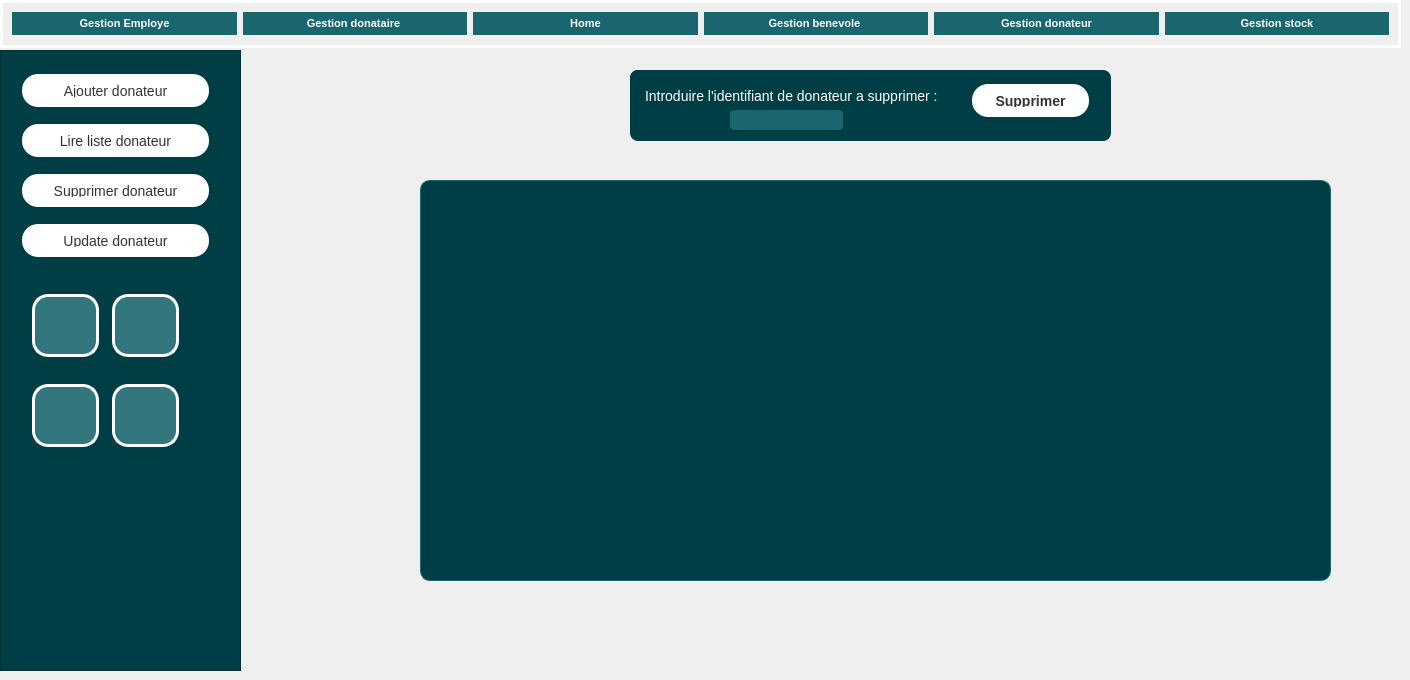
    <widget class="QWidget" name="page_4">
     <widget class="QFrame" name="upper_bar_2">
      <property name="geometry">
       <rect>
        <x>0</x>
        <y>0</y>
        <width>1401</width>
        <height>48</height>
       </rect>
      </property>
      <property name="styleSheet">
       <string notr="true">QFrame {
  
   border: 3px solid white
 ;
}</string>
      </property>
      <property name="frameShape">
       <enum>QFrame::StyledPanel</enum>
      </property>
      <property name="frameShadow">
       <enum>QFrame::Raised</enum>
      </property>
      <layout class="QHBoxLayout" name="horizontalLayout_6">
       <item>
        <widget class="QPushButton" name="button_g_emp_2">
         <property name="styleSheet">
          <string notr="true">QPushButton
{
	background-color: #19666f ;
	color: #fff;
	font-size: 11px;
	font-weight: bold;
	border: none;
	border-radius: 25px;
	padding: 5px;

}


QPushButton::disabled
{
	background-color: #5c5c5c;

}


QPushButton::pressed
{
	background-color: #EF829B;

}
QPushButton:hover {
   background-color: #EF829B;
}</string>
         </property>
         <property name="text">
          <string>Gestion Employe</string>
         </property>
         <property name="icon">
          <iconset resource="res.qrc">
           <normaloff>:/ico/icons/users.svg</normaloff>:/ico/icons/users.svg</iconset>
         </property>
        </widget>
       </item>
       <item>
        <widget class="QPushButton" name="button_g_donataire_2">
         <property name="styleSheet">
          <string notr="true">QPushButton
{
	background-color: #19666f;
	color: #fff;
    font:&quot;Arial&quot;;
	font-size: 11px;
	font-weight: bold;
	border: none;
	border-radius: 25px;
	padding: 5px;

}


QPushButton::disabled
{
	background-color: #5c5c5c;

}


QPushButton::pressed
{
	background-color: #EF829B;

}
QPushButton:hover {
   background-color: #EF829B;
}</string>
         </property>
         <property name="text">
          <string>Gestion donataire </string>
         </property>
         <property name="icon">
          <iconset resource="res.qrc">
           <normaloff>:/ico/icons/truck.svg</normaloff>:/ico/icons/truck.svg</iconset>
         </property>
        </widget>
       </item>
       <item>
        <widget class="QPushButton" name="button_home_2">
         <property name="styleSheet">
          <string notr="true">QPushButton
{
	background-color: #19666f;
	color: #fff;
	font-size: 11px;
	font-weight: bold;
	border: none;
	border-radius: 25px;
	padding: 5px;

}


QPushButton::disabled
{
	background-color: #5c5c5c;

}


QPushButton::pressed
{
	background-color: #EF829B;

}
QPushButton:hover {
   background-color: #EF829B;
}</string>
         </property>
         <property name="text">
          <string>Home</string>
         </property>
         <property name="icon">
          <iconset resource="res.qrc">
           <normaloff>:/ico/icons/home.svg</normaloff>:/ico/icons/home.svg</iconset>
         </property>
        </widget>
       </item>
       <item>
        <widget class="QPushButton" name="button_g_benevole_2">
         <property name="enabled">
          <bool>true</bool>
         </property>
         <property name="styleSheet">
          <string notr="true">QPushButton
{
	background-color: #19666f;
	color: #fff;
	font-size: 11px;
	font-weight: bold;
	border: none;
	border-radius: 25px;
	padding: 5px;

}


QPushButton::disabled
{
	background-color: #5c5c5c;

}


QPushButton::pressed
{
	background-color: #EF829B;

}
QPushButton:hover {
   background-color: #EF829B;
}</string>
         </property>
         <property name="text">
          <string>Gestion benevole </string>
         </property>
         <property name="icon">
          <iconset resource="res.qrc">
           <normaloff>:/ico/icons/heart.svg</normaloff>:/ico/icons/heart.svg</iconset>
         </property>
        </widget>
       </item>
       <item>
        <widget class="QPushButton" name="button_g_donateur_2">
         <property name="styleSheet">
          <string notr="true">QPushButton
{
	background-color: #19666f;
	color: #fff;
	font-size: 11px;
	font-weight: bold;
	border: none;
	border-radius: 25px;
	padding: 5px;

}


QPushButton::disabled
{
	background-color: #5c5c5c;

}


QPushButton::pressed
{
	background-color: #EF829B;

}
QPushButton:hover {
   background-color: #EF829B;
}</string>
         </property>
         <property name="text">
          <string>Gestion donateur</string>
         </property>
         <property name="icon">
          <iconset resource="res.qrc">
           <normaloff>:/ico/icons/activity.svg</normaloff>:/ico/icons/activity.svg</iconset>
         </property>
        </widget>
       </item>
       <item>
        <widget class="QPushButton" name="button_g_stock_2">
         <property name="styleSheet">
          <string notr="true">QPushButton
{
	background-color: #19666f;
	color: #fff;
	font-size: 11px;
	font-weight: bold;
	border: none;
	border-radius: 25px;
	padding: 5px;

}


QPushButton::disabled
{
	background-color: #5c5c5c;

}


QPushButton::pressed
{
	background-color: #EF829B;

}
QPushButton:hover {
   background-color: #EF829B;
}</string>
         </property>
         <property name="text">
          <string>Gestion stock</string>
         </property>
         <property name="icon">
          <iconset resource="res.qrc">
           <normaloff>:/ico/icons/archive.svg</normaloff>:/ico/icons/archive.svg</iconset>
         </property>
        </widget>
       </item>
      </layout>
     </widget>
     <widget class="QFrame" name="side_bar_2">
      <property name="geometry">
       <rect>
        <x>0</x>
        <y>50</y>
        <width>241</width>
        <height>621</height>
       </rect>
      </property>
      <property name="styleSheet">
       <string notr="true">QFrame {
   background-color:#003e46;
   font-size: 14px;
   padding: 20px;
   border-radius: 1
0px;
 
}

QFrame QListWidget {
   background-color: transparent;
   color: #333;
   font-size: 14px;
   padding: 20px;
}

QFrame QListWidget::item {
   padding: 10px;
   border-bottom: 1px solid #ddd;
}

QFrame QListWidget::item:selected {
   background-color: #007aff;
   color: #fff;
}

QFrame QListWidget::item:hover {
   background-color: #ddd;
}

QFrame QLabel {
   font-size: 18px;
   font-weight: bold;
   color: #333;
   margin-bottom: 20px;
}</string>
      </property>
      <property name="frameShape">
       <enum>QFrame::StyledPanel</enum>
      </property>
      <property name="frameShadow">
       <enum>QFrame::Raised</enum>
      </property>
      <widget class="QPushButton" name="button_side_ajouter_2">
       <property name="geometry">
        <rect>
         <x>20</x>
         <y>20</y>
         <width>191</width>
         <height>41</height>
        </rect>
       </property>
       <property name="styleSheet">
        <string notr="true">QPushButton {
   background-color: #fff;
   border: none;
   color: #333;
   padding: 10px 20px;
   text-align: center;
   text-decoration: none;
   display: inline-block;
   font-size: 14px;
   margin: 4px 2px;
   cursor: pointer;
   border-radius: 16px;

}

QPushButton:hover {
   background-color: #EF829B;
}</string>
       </property>
       <property name="text">
        <string>Ajouter donateur</string>
       </property>
       <property name="icon">
        <iconset>
         <normaloff>icons/add.png</normaloff>icons/add.png</iconset>
       </property>
       <property name="iconSize">
        <size>
         <width>25</width>
         <height>25</height>
        </size>
       </property>
      </widget>
      <widget class="QPushButton" name="button_side_lire_2">
       <property name="geometry">
        <rect>
         <x>20</x>
         <y>70</y>
         <width>191</width>
         <height>41</height>
        </rect>
       </property>
       <property name="styleSheet">
        <string notr="true">QPushButton {
   background-color: #fff;
   border: none;
   color: #333;
   padding: 10px 20px;
   text-align: center;
   text-decoration: none;
   display: inline-block;
   font-size: 14px;
   margin: 4px 2px;
   cursor: pointer;
   border-radius: 16px;

}

QPushButton:hover {
   background-color: #EF829B;
}

QPushButton::pressed
{
	background-color: #EF829B;

}</string>
       </property>
       <property name="text">
        <string>Lire liste donateur</string>
       </property>
       <property name="icon">
        <iconset>
         <normaloff>icons/icons8-read-80.png</normaloff>icons/icons8-read-80.png</iconset>
       </property>
       <property name="iconSize">
        <size>
         <width>25</width>
         <height>25</height>
        </size>
       </property>
      </widget>
      <widget class="QPushButton" name="button_side_supp_2">
       <property name="geometry">
        <rect>
         <x>20</x>
         <y>120</y>
         <width>191</width>
         <height>41</height>
        </rect>
       </property>
       <property name="styleSheet">
        <string notr="true">QPushButton {
   background-color: #fff;
   border: none;
   color: #333;
   padding: 10px 20px;
   text-align: center;
   text-decoration: none;
   display: inline-block;
   font-size: 14px;
   margin: 4px 2px;
   cursor: pointer;
   border-radius: 16px;

}

QPushButton:hover {
   background-color: #EF829B;
}


QPushButton::pressed
{
	background-color: #EF829B;

}</string>
       </property>
       <property name="text">
        <string>Supprimer donateur</string>
       </property>
       <property name="icon">
        <iconset>
         <normaloff>icons/icons8-available-updates-40.png</normaloff>icons/icons8-available-updates-40.png</iconset>
       </property>
       <property name="iconSize">
        <size>
         <width>20</width>
         <height>20</height>
        </size>
       </property>
      </widget>
      <widget class="QPushButton" name="pushButton_81">
       <property name="geometry">
        <rect>
         <x>20</x>
         <y>170</y>
         <width>191</width>
         <height>41</height>
        </rect>
       </property>
       <property name="styleSheet">
        <string notr="true">QPushButton {
   background-color:#fff;
   border: none;
   color: #333;
   padding: 10px 20px;
   text-align: center;
   text-decoration: none;
   display: inline-block;
   font-size: 14px;
   margin: 4px 2px;
   cursor: pointer;
   border-radius: 16px;

}

QPushButton:hover {
   background-color: #EF829B;
}

QPushButton::pressed
{
	background-color: #FF0000;

}</string>
       </property>
       <property name="text">
        <string>Update donateur</string>
       </property>
       <property name="icon">
        <iconset>
         <normaloff>icons/icons8-remove-64.png</normaloff>icons/icons8-remove-64.png</iconset>
       </property>
       <property name="iconSize">
        <size>
         <width>25</width>
         <height>25</height>
        </size>
       </property>
      </widget>
      <widget class="QPushButton" name="pushButton_82">
       <property name="geometry">
        <rect>
         <x>30</x>
         <y>240</y>
         <width>71</width>
         <height>71</height>
        </rect>
       </property>
       <property name="styleSheet">
        <string notr="true">QPushButton {
   background-color: #32767e;
   border: none;
   color: #333;
   padding: 10px 20px;
   text-align: center;
   text-decoration: none;
   display: inline-block;
   font-size: 14px;
   margin: 4px 2px;
   cursor: pointer;
   border-radius: 16px;
border : 3px solid white
 ; 
}

QPushButton:hover {
   background-color: #EF829B;
}
</string>
       </property>
       <property name="text">
        <string/>
       </property>
       <property name="icon">
        <iconset>
         <normaloff>../Downloads/sort.svg</normaloff>../Downloads/sort.svg</iconset>
       </property>
       <property name="iconSize">
        <size>
         <width>25</width>
         <height>25</height>
        </size>
       </property>
      </widget>
      <widget class="QPushButton" name="pushButton_83">
       <property name="geometry">
        <rect>
         <x>110</x>
         <y>240</y>
         <width>71</width>
         <height>71</height>
        </rect>
       </property>
       <property name="styleSheet">
        <string notr="true">QPushButton {
   background-color: #32767e;
   border: none;
   color: #333;
   padding: 10px 20px;
   text-align: center;
   text-decoration: none;
   display: inline-block;
   font-size: 14px;
   margin: 4px 2px;
   cursor: pointer;
   border-radius: 16px;
border : 3px solid white; 
}

QPushButton:hover {
   background-color: #EF829B;
}</string>
       </property>
       <property name="text">
        <string/>
       </property>
       <property name="icon">
        <iconset>
         <normaloff>../Downloads/history.png</normaloff>../Downloads/history.png</iconset>
       </property>
       <property name="iconSize">
        <size>
         <width>500</width>
         <height>500</height>
        </size>
       </property>
      </widget>
      <widget class="QPushButton" name="pushButton_84">
       <property name="geometry">
        <rect>
         <x>30</x>
         <y>330</y>
         <width>71</width>
         <height>71</height>
        </rect>
       </property>
       <property name="styleSheet">
        <string notr="true">QPushButton {
   background-color: #32767e;
   border: none;
   color: #333;
   padding: 10px 20px;
   text-align: center;
   text-decoration: none;
   display: inline-block;
   font-size: 14px;
   margin: 4px 2px;
   cursor: pointer;
   border-radius: 16px;
border : 3px solid white ; 
}

QPushButton:hover {
   background-color: #EF829B;

}</string>
       </property>
       <property name="text">
        <string/>
       </property>
       <property name="icon">
        <iconset>
         <normaloff>../Downloads/location.png</normaloff>../Downloads/location.png</iconset>
       </property>
       <property name="iconSize">
        <size>
         <width>50</width>
         <height>100</height>
        </size>
       </property>
      </widget>
      <widget class="QPushButton" name="pushButton_85">
       <property name="geometry">
        <rect>
         <x>110</x>
         <y>330</y>
         <width>71</width>
         <height>71</height>
        </rect>
       </property>
       <property name="styleSheet">
        <string notr="true">QPushButton {
   background-color:#32767e;
   border: none;
   color: #333;
   padding: 10px 20px;
   text-align: center;
   text-decoration: none;
   display: inline-block;
   font-size: 14px;
   margin: 4px 2px;
   cursor: pointer;
   border-radius: 16px;
border : 3px solid white ; 
}

QPushButton:hover {
   background-color: #EF829B;
}</string>
       </property>
       <property name="text">
        <string/>
       </property>
       <property name="icon">
        <iconset>
         <normaloff>../Downloads/pdf.svg</normaloff>../Downloads/pdf.svg</iconset>
       </property>
       <property name="iconSize">
        <size>
         <width>25</width>
         <height>70</height>
        </size>
       </property>
      </widget>
     </widget>
     <widget class="QTableView" name="table_D_2">
      <property name="geometry">
       <rect>
        <x>420</x>
        <y>180</y>
        <width>911</width>
        <height>401</height>
       </rect>
      </property>
      <property name="styleSheet">
       <string notr="true">QTableView {
  background-color: #003e46;
  color: white;
  border: 1px solid #19666f;
  border-radius: 10px;
}

QTableView::item {
  padding: 4px;
  border: none;
}

QTableView::item:selected {
  background-color: #19666f;
  color: white;
}

QHeaderView::section {
  background-color: #003e46;
  color: white;
  padding: 4px;
  border: none;
}</string>
      </property>
     </widget>
     <widget class="QWidget" name="widget_3" native="true">
      <property name="geometry">
       <rect>
        <x>630</x>
        <y>70</y>
        <width>481</width>
        <height>71</height>
       </rect>
      </property>
      <property name="styleSheet">
       <string notr="true"> QWidget {
    background-color: #003e46;
    color: white;
    font-family: Arial;
    font-size: 14px;
    border-radius: 8px;
    padding: 12px;
}

QLineEdit, QTextEdit {
    background-color: #19666f;
    border-radius: 4px;
    padding: 4px;
    color: white;
}

QLineEdit:focus, QTextEdit:focus {
    border: 2px solid #d35400;
}

QLabel {
    color: white;
}

QPushButton {
    background-color: #d35400;
    color: white;
    border-radius: 4px;
    padding: 6px;
    font-weight: bold;
}

QPushButton:hover {
    background-color: #e67e22;
}
</string>
      </property>
      <widget class="QLabel" name="label_10">
       <property name="geometry">
        <rect>
         <x>0</x>
         <y>0</y>
         <width>321</width>
         <height>51</height>
        </rect>
       </property>
       <property name="text">
        <string>Introduire l'identifiant de donateur a supprimer : </string>
       </property>
      </widget>
      <widget class="QLineEdit" name="le_id_sup_2">
       <property name="geometry">
        <rect>
         <x>100</x>
         <y>40</y>
         <width>113</width>
         <height>20</height>
        </rect>
       </property>
      </widget>
      <widget class="QPushButton" name="button_sup">
       <property name="geometry">
        <rect>
         <x>340</x>
         <y>10</y>
         <width>121</width>
         <height>41</height>
        </rect>
       </property>
       <property name="styleSheet">
        <string notr="true">QPushButton {
   background-color: #fff;
   border: none;
   color: #333;
   padding: 10px 20px;
   text-align: center;
   text-decoration: none;
   display: inline-block;
   font-size: 14px;
   margin: 4px 2px;
   cursor: pointer;
   border-radius: 16px;

}

QPushButton:hover {
   background-color: #EF829B;
}


QPushButton::pressed
{
	background-color: #EF829B;

}</string>
       </property>
       <property name="text">
        <string>Supprimer</string>
       </property>
      </widget>
     </widget>
    </widget>
